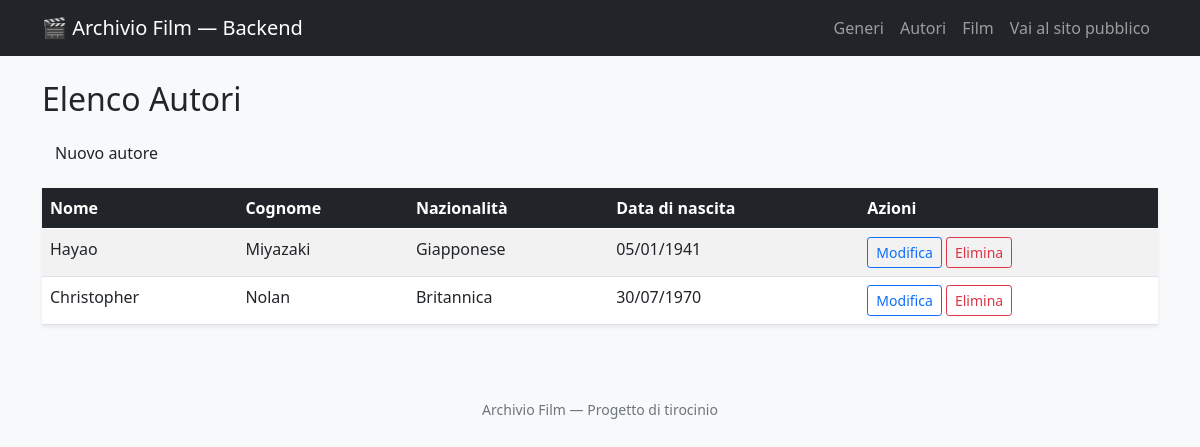
The page /backend/autori/elenco.php on the database its author committed.
### tables this page shows
CREATE TABLE autori (
  id_autore INT AUTO_INCREMENT PRIMARY KEY,
  nome VARCHAR(60) NOT NULL,
  cognome VARCHAR(60) NOT NULL,
  nazionalita VARCHAR(60),
  data_nascita DATE
);

### backend/autori/elenco.php (the view)
<?php
require "../../config/db.php";
require "../../includes/header.php";
$sql = "SELECT id_autore, nome, cognome, nazionalita, data_nascita FROM autori ORDER BY cognome, nome";
$risultato = mysqli_query($conn,$sql);
?>
<h2 class="mb-3">Elenco Autori</h2>
<a href="nuovo.php" class="btn btn-succes mb-3">Nuovo autore</a>
<table class="table table-striped table-hover bg-white shadow-sm">
<thead class="table-dark">
    <tr>
      <th>Nome</th>
      <th>Cognome</th>
      <th>Nazionalità</th>
      <th>Data di nascita</th>
      <th>Azioni</th>
    </tr>
  </thead>
  <tbody>
    <?php while ($riga = mysqli_fetch_assoc($risultato)): ?>
    <tr>
      <td><?= htmlspecialchars($riga['nome']) ?></td>
      <td><?= htmlspecialchars($riga['cognome']) ?></td>
      <td><?= htmlspecialchars($riga['nazionalita'] ?? '-') ?></td>
      <td>
        <?php if ($riga['data_nascita']): ?>
          <?= date("d/m/Y", strtotime($riga['data_nascita'])) ?>
        <?php else: ?>
          -
        <?php endif; ?>
      </td>
      <td>
        <a href="modifica.php?id=<?= $riga['id_autore'] ?>" class="btn btn-sm btn-outline-primary">Modifica</a>
        <a href="elimina.php?id=<?= $riga['id_autore'] ?>" class="btn btn-sm btn-outline-danger">Elimina</a>
      </td>
    </tr>
    <?php endwhile; ?>
  </tbody>
</table>
<?php require "../../includes/footer.php"; ?>

### rows shown on the page
autori: nome "Hayao", cognome "Miyazaki", nazionalita "Giapponese", data_nascita "05/01/1941"
autori: nome "Christopher", cognome "Nolan", nazionalita "Britannica", data_nascita "30/07/1970"
